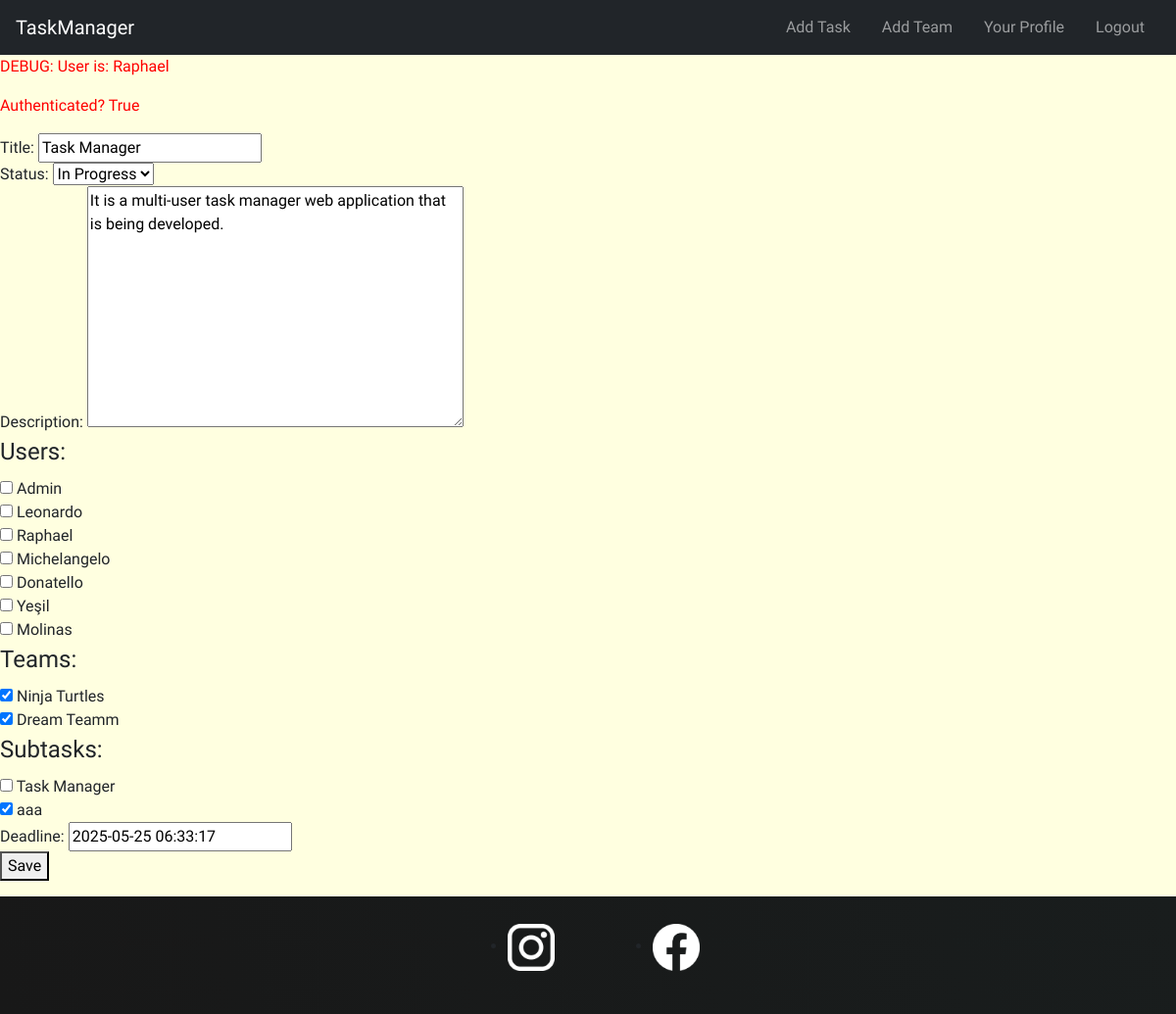
Before: /tasks/update/1/ (signed in) with the older database file.
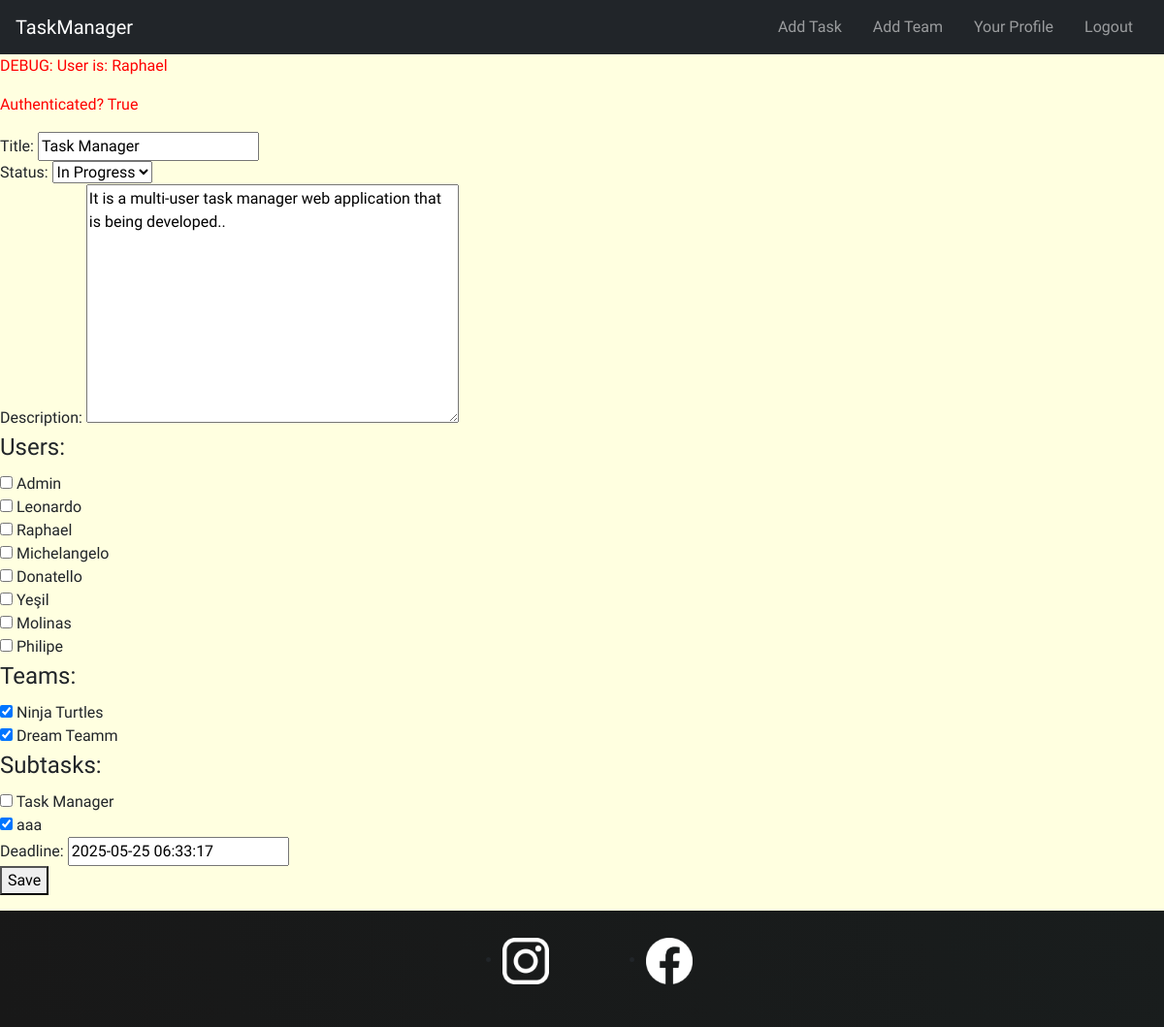
After: the same page with the newer database file.
### tasks/models.py (models this page shows)
class Task(models.Model):
    STATUS_CHOICES = [
        ('todo', 'To Do'),
        ('in_progress', 'In Progress'),
        ('done', 'Done'),
    ]
    private = models.BooleanField(blank=False,default=False) # if it is false every one can see it , users & teams associated
    creator = models.ForeignKey(User,on_delete=models.CASCADE, related_name='created_tasks')
    title = models.CharField(max_length=200)
    status = models.CharField(max_length=20, choices=STATUS_CHOICES, default='todo')
    description = models.TextField(blank=True)
    users = models.ManyToManyField(User, related_name='tasks')  # Users assigned to the task
    teams = models.ManyToManyField(Team, related_name='tasks' , blank=True)  # Teams related to the task
    subtasks = models.ManyToManyField('self', symmetrical=False, blank=True, related_name='parent_tasks')  # Optional sub-task linkage
    created_at = models.DateTimeField(auto_now_add=True)
    updated_at = models.DateTimeField(auto_now=True)
    deadline = models.DateTimeField(null=True, blank=True)
    def __str__(self):
        return self.title

### tasks/views.py (the view)
# urls.py: path("tasks/update/<int:id>/", views.update_task, name="update_task"),
@login_required
def update_task(request, id):
    task = Task.objects.get(id=id)
    form = TaskForm(request.POST or None, instance=task)
    if form.is_valid():
        form.save()
        return redirect("task:index")
    return render(request, 'tasks/task-form.html', {'form': form, 'task': task})

### tasks/forms.py
class TaskForm(forms.ModelForm):
        users = forms.ModelMultipleChoiceField(queryset=User.objects.all(),widget=forms.CheckboxSelectMultiple,required=False)
        teams = forms.ModelMultipleChoiceField(queryset=Team.objects.all(),widget=forms.CheckboxSelectMultiple,required=False)
        subtasks = forms.ModelMultipleChoiceField(queryset=Task.objects.all(),widget=forms.CheckboxSelectMultiple,required=False)
        class Meta: # a meta class which will hold the data
            model = Task
            fields = ["title","status","description","users","teams","subtasks","deadline"]

### tasks/models.py (called while the page is built)
    def __str__(self):
        return self.name

### tasks/templates/tasks/task-form.html (shortened to what this page needs)
{% extends 'base.html' %}
{% block body %}
    <form method="POST">
        {{form}}
        <button type="submit">Save</button>
    </form>
{% endblock %}

Changed rows visible on the page:
changed Task "Task Manager": description "It is a multi-user task manager web application that is being developed." → "It is a multi-user task manager web application that is being developed.."
Other visible differences:
form field users: "☐ ☐ ☐ ☐ ☐ ☐ ☐" → "☐ ☐ ☐ ☐ ☐ ☐ ☐ ☐"
text no longer shown: "Title: Status: Description: Users: Admin Leonardo Raphael Michelangelo Donatello Yeşil Molinas Teams: Ninja Turtles Dream Teamm Subtasks: Task Manager aaa Deadline:"
text now shown: "Title: Status: Description: Users: Admin Leonardo Raphael Michelangelo Donatello Yeşil Molinas Philipe Teams: Ninja Turtles Dream Teamm Subtasks: Task Manager aaa Deadline:"
